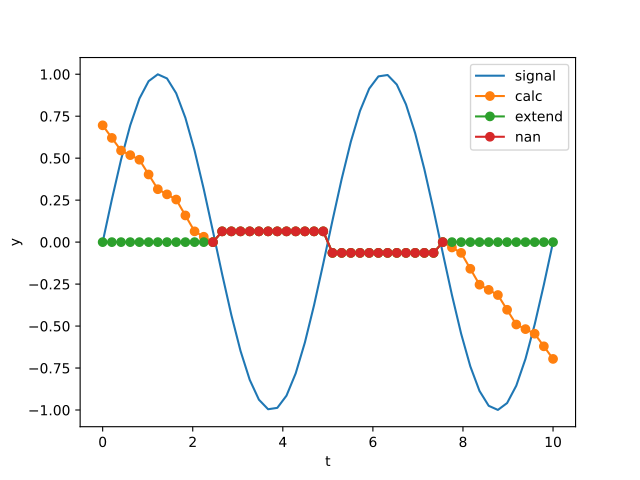

Generate this figure with Python:
from numpy import pi, sin, linspace
from araucaria.stats import roll_med
import matplotlib.pyplot as plt
# generating a signal and its rolling median
f1   = 0.2 # frequency
t    = linspace(0,10)
y    = sin(2*pi*f1*t)
line = plt.plot(t,y, label='signal')
for method in ['calc', 'extend', 'nan']:
   fy   = roll_med(y, window=25, edgemethod=method)
   line = plt.plot(t, fy, marker='o', label=method)
lab = plt.xlabel('t')
lab =plt.ylabel('y')
leg = plt.legend()
plt.show(block=False)
